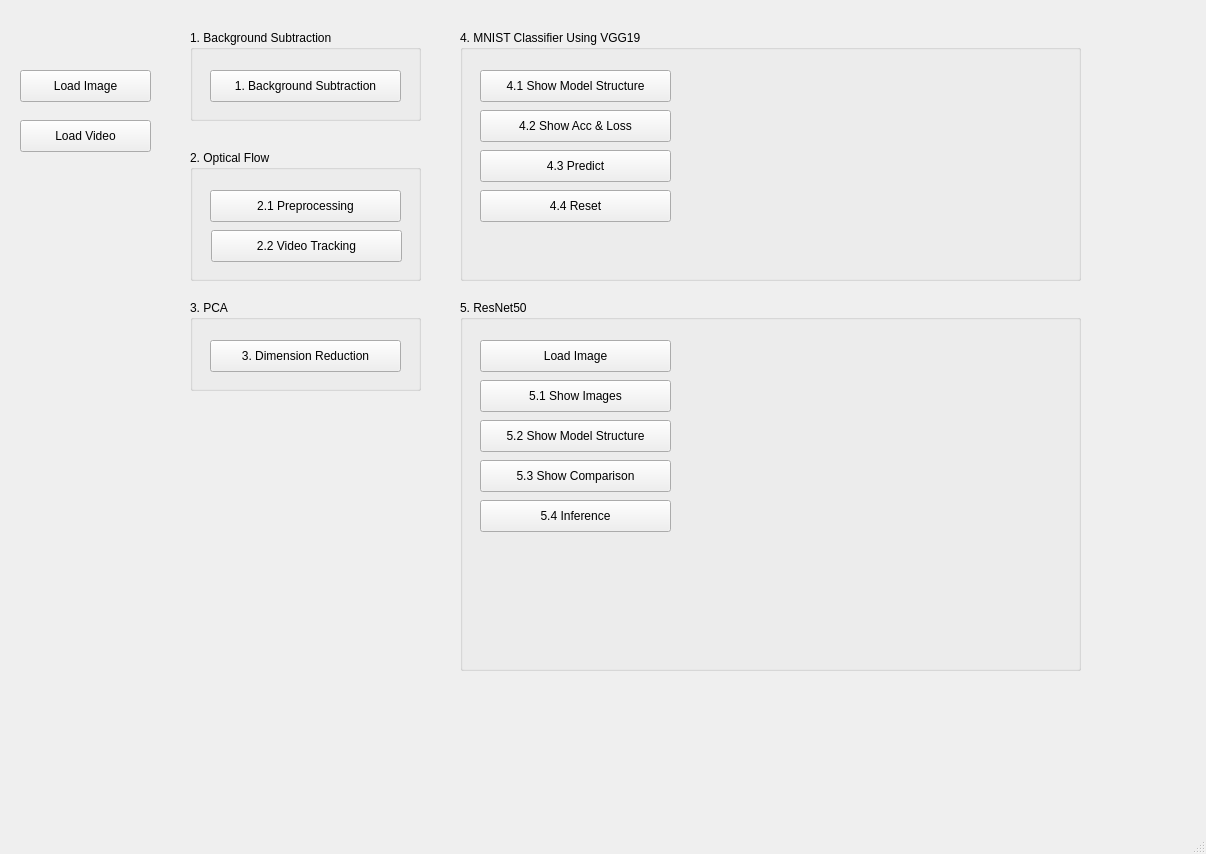
<?xml version="1.0" encoding="UTF-8"?>
<ui version="4.0">
 <class>MainWindow</class>
 <widget class="QMainWindow" name="MainWindow">
  <property name="geometry">
   <rect>
    <x>0</x>
    <y>0</y>
    <width>1206</width>
    <height>854</height>
   </rect>
  </property>
  <property name="windowTitle">
   <string>MainWindow</string>
  </property>
  <widget class="QWidget" name="centralwidget">
   <widget class="QPushButton" name="btnLoadImg">
    <property name="geometry">
     <rect>
      <x>20</x>
      <y>70</y>
      <width>131</width>
      <height>32</height>
     </rect>
    </property>
    <property name="text">
     <string>Load Image</string>
    </property>
   </widget>
   <widget class="QPushButton" name="btnLoadVid">
    <property name="geometry">
     <rect>
      <x>20</x>
      <y>120</y>
      <width>131</width>
      <height>32</height>
     </rect>
    </property>
    <property name="text">
     <string>Load Video</string>
    </property>
   </widget>
   <widget class="QGroupBox" name="groupBox">
    <property name="geometry">
     <rect>
      <x>190</x>
      <y>30</y>
      <width>231</width>
      <height>91</height>
     </rect>
    </property>
    <property name="title">
     <string>1. Background Subtraction</string>
    </property>
    <widget class="QPushButton" name="btnQ1">
     <property name="geometry">
      <rect>
       <x>20</x>
       <y>40</y>
       <width>191</width>
       <height>32</height>
      </rect>
     </property>
     <property name="text">
      <string>1. Background Subtraction</string>
     </property>
    </widget>
   </widget>
   <widget class="QGroupBox" name="groupBox_2">
    <property name="geometry">
     <rect>
      <x>190</x>
      <y>150</y>
      <width>231</width>
      <height>131</height>
     </rect>
    </property>
    <property name="title">
     <string>2. Optical Flow</string>
    </property>
    <widget class="QPushButton" name="btnQ21">
     <property name="geometry">
      <rect>
       <x>20</x>
       <y>40</y>
       <width>191</width>
       <height>32</height>
      </rect>
     </property>
     <property name="text">
      <string>2.1 Preprocessing</string>
     </property>
    </widget>
    <widget class="QPushButton" name="btnQ22">
     <property name="geometry">
      <rect>
       <x>21</x>
       <y>80</y>
       <width>191</width>
       <height>32</height>
      </rect>
     </property>
     <property name="text">
      <string>2.2 Video Tracking</string>
     </property>
    </widget>
   </widget>
   <widget class="QGroupBox" name="groupBox_3">
    <property name="geometry">
     <rect>
      <x>190</x>
      <y>300</y>
      <width>231</width>
      <height>91</height>
     </rect>
    </property>
    <property name="title">
     <string>3. PCA</string>
    </property>
    <widget class="QPushButton" name="btnQ3">
     <property name="geometry">
      <rect>
       <x>20</x>
       <y>40</y>
       <width>191</width>
       <height>32</height>
      </rect>
     </property>
     <property name="text">
      <string>3. Dimension Reduction</string>
     </property>
    </widget>
   </widget>
   <widget class="QGroupBox" name="groupBox_4">
    <property name="geometry">
     <rect>
      <x>460</x>
      <y>30</y>
      <width>621</width>
      <height>251</height>
     </rect>
    </property>
    <property name="title">
     <string>4. MNIST Classifier Using VGG19</string>
    </property>
    <widget class="QPushButton" name="btnQ41">
     <property name="geometry">
      <rect>
       <x>20</x>
       <y>40</y>
       <width>191</width>
       <height>32</height>
      </rect>
     </property>
     <property name="text">
      <string>4.1 Show Model Structure</string>
     </property>
    </widget>
    <widget class="QPushButton" name="btnQ42">
     <property name="geometry">
      <rect>
       <x>20</x>
       <y>80</y>
       <width>191</width>
       <height>32</height>
      </rect>
     </property>
     <property name="text">
      <string>4.2 Show Acc &amp;&amp; Loss</string>
     </property>
    </widget>
    <widget class="QPushButton" name="btnQ43">
     <property name="geometry">
      <rect>
       <x>20</x>
       <y>120</y>
       <width>191</width>
       <height>32</height>
      </rect>
     </property>
     <property name="text">
      <string>4.3 Predict</string>
     </property>
    </widget>
    <widget class="QPushButton" name="btnQ44">
     <property name="geometry">
      <rect>
       <x>20</x>
       <y>160</y>
       <width>191</width>
       <height>32</height>
      </rect>
     </property>
     <property name="text">
      <string>4.4 Reset</string>
     </property>
    </widget>
   </widget>
   <widget class="QGroupBox" name="groupBox_5">
    <property name="geometry">
     <rect>
      <x>460</x>
      <y>300</y>
      <width>621</width>
      <height>371</height>
     </rect>
    </property>
    <property name="title">
     <string>5. ResNet50</string>
    </property>
    <widget class="QPushButton" name="btnQ5LoadImg">
     <property name="geometry">
      <rect>
       <x>20</x>
       <y>40</y>
       <width>191</width>
       <height>32</height>
      </rect>
     </property>
     <property name="text">
      <string>Load Image</string>
     </property>
    </widget>
    <widget class="QPushButton" name="btnQ51">
     <property name="geometry">
      <rect>
       <x>20</x>
       <y>80</y>
       <width>191</width>
       <height>32</height>
      </rect>
     </property>
     <property name="text">
      <string>5.1 Show Images</string>
     </property>
    </widget>
    <widget class="QPushButton" name="btnQ52">
     <property name="geometry">
      <rect>
       <x>20</x>
       <y>120</y>
       <width>191</width>
       <height>32</height>
      </rect>
     </property>
     <property name="text">
      <string>5.2 Show Model Structure</string>
     </property>
    </widget>
    <widget class="QPushButton" name="btnQ53">
     <property name="geometry">
      <rect>
       <x>20</x>
       <y>160</y>
       <width>191</width>
       <height>32</height>
      </rect>
     </property>
     <property name="text">
      <string>5.3 Show Comparison</string>
     </property>
    </widget>
    <widget class="QPushButton" name="btnQ54">
     <property name="geometry">
      <rect>
       <x>20</x>
       <y>200</y>
       <width>191</width>
       <height>32</height>
      </rect>
     </property>
     <property name="text">
      <string>5.4 Inference</string>
     </property>
    </widget>
   </widget>
  </widget>
  <widget class="QMenuBar" name="menubar">
   <property name="geometry">
    <rect>
     <x>0</x>
     <y>0</y>
     <width>1206</width>
     <height>42</height>
    </rect>
   </property>
  </widget>
  <widget class="QStatusBar" name="statusbar"/>
 </widget>
 <resources/>
 <connections/>
</ui>
